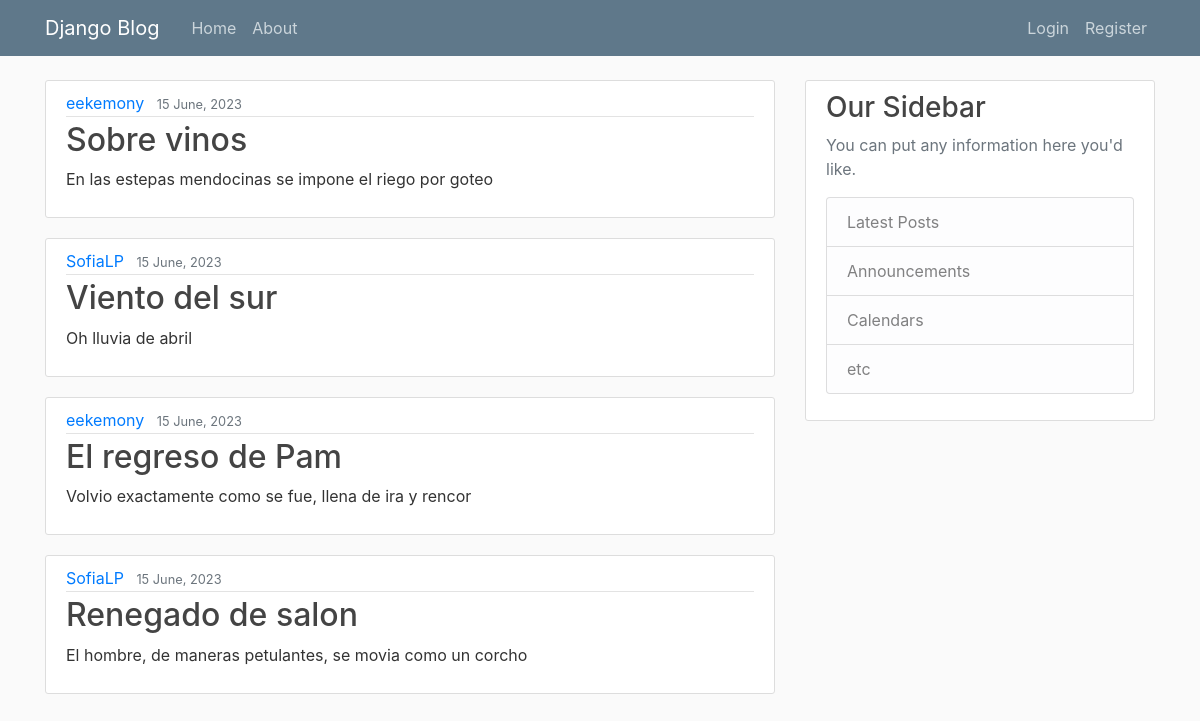
The page / on the database its author committed.
### blog/models.py (models this page shows, shortened)
class Post(models.Model):
    title = models.CharField(max_length=100)
    content = models.TextField()
    date_posted = models.DateTimeField(default=timezone.now)
    author = models.ForeignKey(User, on_delete=models.CASCADE)

### blog/views.py (the view)
# urls.py: 2. Add a URL to urlpatterns:  path('', views.home, name='home')
def home(request):
    context = {
        'cosas': Post.objects.all()
    }
    return render(request, 'blog/home.html', context)

### blog/templates/blog/home.html
{% extends "blog/base.html" %}
{% block contenido%}
    {% for cosa in cosas %}
        <article class="media content-section">
            <div class="media-body">
                <div class="article-metadata">
                    <a class="mr-2" href="#">{{ cosa.author }}</a>
                    <small class="text-muted">{{ cosa.date_posted|date:"d F, Y"}}</small>
                </div>
                <h2><a class="article-title" href="#">{{ cosa.title }}</a></h2>
                <p class="article-content">{{ cosa.content }}</p>
            </div>
        </article>
    {% endfor %}
{% endblock contenido %}

### blog/templates/blog/base.html (shortened to what this page needs)
{% load static %}
<!DOCTYPE html>
<html lang="en">
<head>
    <link rel="stylesheet" href="https://cdn.jsdelivr.net/npm/bootstrap@4.0.0/dist/css/bootstrap.min.css">
    <link rel="stylesheet" type="text/css" href="{% static 'blog/main.css' %}">
</head>
<body>
    <header class="site-header">
        <nav class="navbar navbar-expand-md navbar-dark bg-steel fixed-top">
            <div class="container">
                <a class="navbar-brand mr-4" href="{% url 'casa-blog' %}">Django Blog</a>
                <div class="collapse navbar-collapse" id="navbarToggle">
                    <div class="navbar-nav mr-auto">
                    <a class="nav-item nav-link" href="{% url 'casa-blog' %}">Home</a>
                    <a class="nav-item nav-link" href="{% url 'sobre-el-blog' %}">About</a>
                    </div>
                    <div class="navbar-nav">
                    {% if user.is_authenticated %}
                        <a class="nav-item nav-link" href="{% url 'perfil' %}">Profile</a>
                        <a class="nav-item nav-link" href="{% url 'salir' %}">Logout</a>
                    {% else %}
                        <a class="nav-item nav-link" href="{% url 'entrar' %}">Login</a>
                        <a class="nav-item nav-link" href="{% url 'registro' %}">Register</a>
                    {% endif %}
                    </div>
                </div>
            </div>
        </nav>
    </header>
    <main role="main" class="container">
        <div class="row">
            <div class="col-md-8">
            {% block contenido %}{% endblock %}
            </div>
            <div class="col-md-4">
                <div class="content-section">
                    <h3>Our Sidebar</h3>
                    <p class='text-muted'>You can put any information here you'd like.
                    <ul class="list-group">
                        <li class="list-group-item list-group-item-light">Latest Posts</li>
                        <li class="list-group-item list-group-item-light">Announcements</li>
                        <li class="list-group-item list-group-item-light">Calendars</li>
                        <li class="list-group-item list-group-item-light">etc</li>
                    </ul>
                    </p>
                </div>
            </div>
        </div>
    </main>
</body>
</html>

### blog/static/blog/main.css (style rules this page uses)
body { background: #fafafa; color: #333333; margin-top: 5rem; }
h1, h2, h3, h4, h5, h6 { color: #444444; }
ul { margin: 0; }
.bg-steel { background-color: #5f788a; }
.site-header .navbar-nav .nav-link { color: #cbd5db; }
.content-section { background: #ffffff; padding: 10px 20px; border: 1px solid #dddddd; border-radius: 3px; margin-bottom: 20px; }
.article-title { color: #444444; }
.article-content { white-space: pre-line; }
.article-metadata { padding-bottom: 1px; margin-bottom: 4px; border-bottom: 1px solid #e3e3e3 }

### rows shown on the page
Post: author "eekemony", date_posted "15 June, 2023", title "Sobre vinos", content "En las estepas mendocinas se impone el riego por goteo"
Post: author "SofiaLP", date_posted "15 June, 2023", title "Viento del sur", content "Oh lluvia de abril"
Post: author "eekemony", date_posted "15 June, 2023", title "El regreso de Pam", content "Volvio exactamente como se fue, llena de ira y rencor"
Post: author "SofiaLP", date_posted "15 June, 2023", title "Renegado de salon", content "El hombre, de maneras petulantes, se movia como un corcho"
